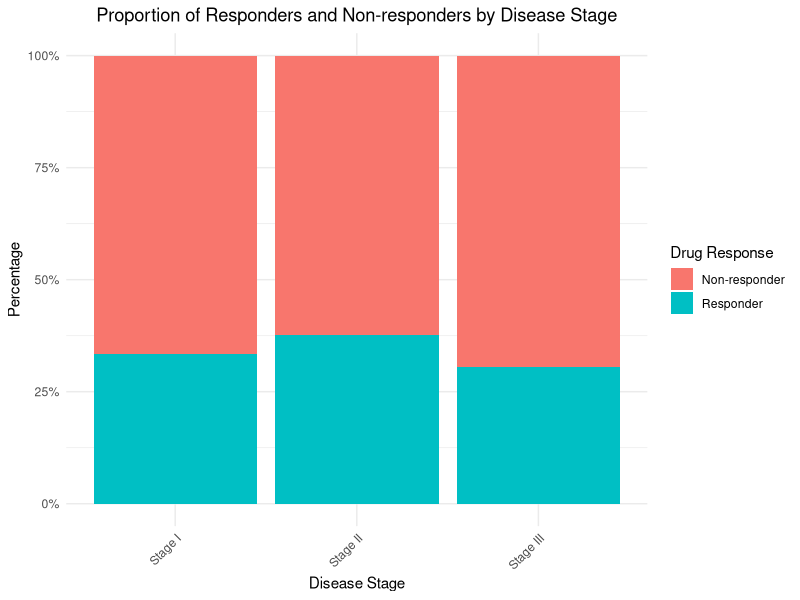
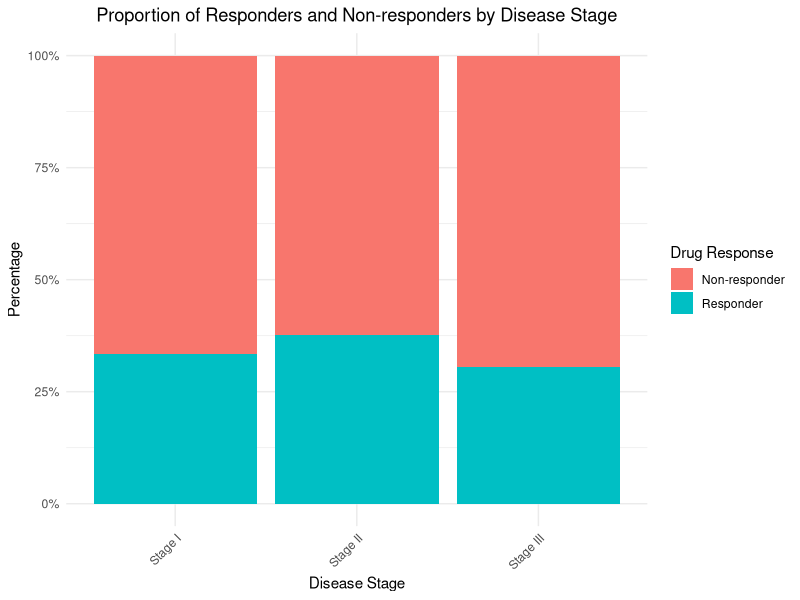

Source code (R) for these figures, in order:
library(tidyverse)
library(ggrepel)

data <- read.csv("bio_complex_data.csv")

final_plot <- ggplot(data, aes(x = disease_stage, fill = drug_response)) +
  geom_bar(position = "fill") +
  scale_y_continuous(labels = scales::percent_format()) +
  labs(x = "Disease Stage", 
       y = "Percentage", 
       fill = "Drug Response",
       title = "Proportion of Responders and Non-responders by Disease Stage") +
  theme_minimal() +
  theme(axis.text.x = element_text(angle = 45, hjust = 1),
        plot.title = element_text(hjust = 0.5))

ggsave("__OUTPUT_PNG_FILE__", plot = final_plot, width = 8, height = 6, dpi = 300)
ggsave("__OUTPUT_PDF_FILE__", plot = final_plot, width = 8, height = 6)